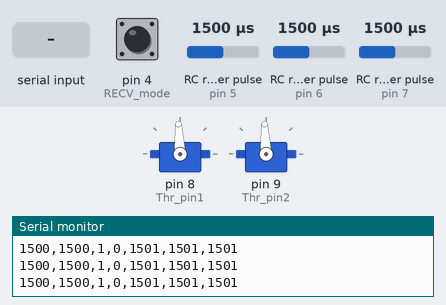
Bench run of a sketch on a simulated Arduino Uno, built with avr-gcc and run on an emulated ATmega328P. Parts: 2 × servo, the last lines printed to the serial monitor. Wiring (inferred from the names in the program): 3 × RC receiver channel: data pin 5 / data pin 6 / data pin 7. The test bench sets the inputs (shaded band); at power-on: RC receiver pulse (sensors on pin 5, pin 7, pin 6) 1500 µs, pin 4 (RECV_mode) LOW.

Above: at 2.2 s.
2.3 s: RC receiver pulse (sensor on pin 5) set to 1020 µs
At 3.5 s:
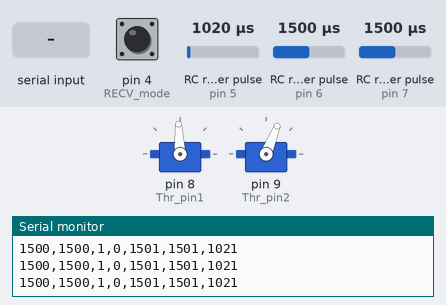
3.9 s: RC receiver pulse (sensor on pin 7) set to 1020 µs
At 4.7 s:
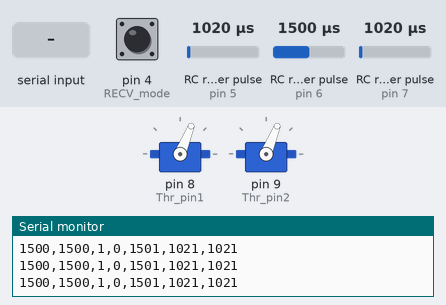
5.5 s: "5\n" received over Serial
At 5.72 s:
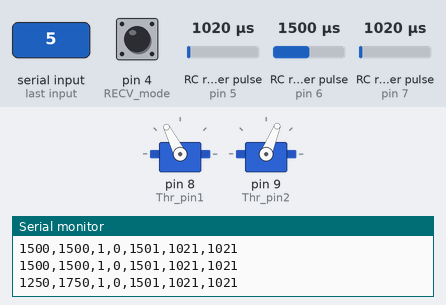
7.3 s: RC receiver pulse (sensor on pin 5) set to 1500 µs
At 8.2 s:
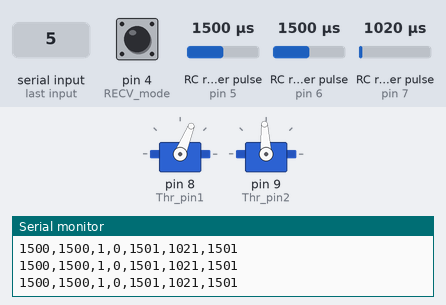
8.9 s: RC receiver pulse (sensor on pin 7) set to 1750 µs
At 10.3 s:
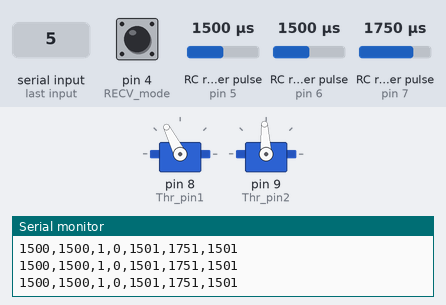
10.6 s: RC receiver pulse (sensor on pin 5) set to 1750 µs
At 11.8 s:
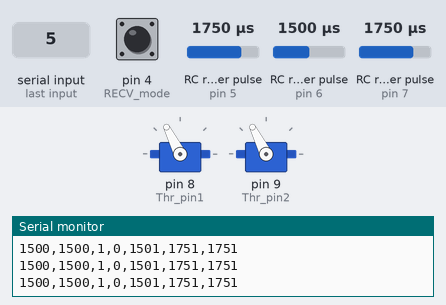
Timing chart, 0 to 13.2 s (numbered marks = the images above; inputs shaded):
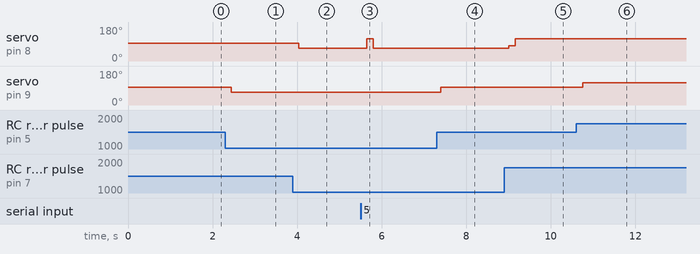

The sketch:

mk3_hole_hull.ino
```cpp
//// 2024.11.06 --> 2025.3.13
/// Author: SIWON, SEONHYUK, SEONHYUN
/// This code is the control code for MARK3 ships(MARK3 original ver to MARK3).
/// Vessel configuration: 2 thrusters, physical emergency power supply, NX8 receiver, os1
///

#include <Servo.h>

#define RECV_mode 4  // channel 5. Auto & RC mode
#define RUDDER 6 // channel 2. rudder
#define ThrottleP 7 // channel 3. thruster(PORT)
#define ThrottleS 5 // channel 4. thruster(STBD)

byte Thr_pin1 = 8; //port
byte Thr_pin2 = 9; //stbd

String DataToESC;    //ESC에 전달할 PWM
String DataTOSend;   //아두이노가 보낼 신호
String RecieveData;  //아두이노가 받은 PWM
String DataFromRC;   // RC수신기에서 보낸 PWM

int Status = 1;  // ROS2 파싱 X

int thr_min = 1250;
int thr_max = 1750;
Servo thrP;
Servo thrS;

void setup() {
  pinMode(RECV_mode, INPUT);
  pinMode(RUDDER, INPUT);
  pinMode(ThrottleP, INPUT);
  pinMode(ThrottleS, INPUT);

  thrP.attach(Thr_pin1);
  thrS.attach(Thr_pin2);
  thrP.writeMicroseconds(1500);
  thrS.writeMicroseconds(1500);
  delay(1000);
  Serial.begin(115200);
}

void loop() {
  float sum1 = 0;
  float sum2 = 0;
  float sum3 = 0;
  float sum4 = 0;

  int cnt = 0;
  int count = 2;  // 이동평균필터의 분모
  int avg1, avg2, avg3, avg4;
  while (cnt < count) {
    sum1 += pulseIn(RECV_mode, HIGH, 50000);
    sum2 += pulseIn(RUDDER, HIGH, 50000);
    sum3 += pulseIn(ThrottleP, HIGH, 50000);
    sum4 += pulseIn(ThrottleS, HIGH, 50000);

    cnt++;
  }
  avg1 = sum1 / count;
  avg2 = sum2 / count;
  avg3 = sum3 / count;
  avg4 = sum4 / count;
  int a;
  DataFromRC = String(avg1) + "," + String(avg2) + "," + String(avg3) + "," + String(avg4);
  if (avg1 > 1600) {  // 비상정지 모드


    a = 1;            // RC mode


  } else {

    a = 2;            // Auto mode
  }
  //시리얼 통신으로 데이터 수신
//  Serial.println(DataFromRC);
  if (Serial.available() > 0) {
    String RecieveData = Serial.readStringUntil('\n');  // 줄 바꿈 문자('\n')까지 읽음
    // 문자열을 파싱하여 숫자로 변환
    int value1, value2;
    sscanf(RecieveData.c_str(), "%d,%d", &value1, &value2);
    value1 = constrain(value1, thr_min, thr_max);
    value2 = constrain(value2, thr_min, thr_max);

    thrP.writeMicroseconds(value2) ;
    thrS.writeMicroseconds(value1);

    //DataToESC = String(value1) + "," + String(value2) + "," + String(value3);
    DataToESC = String(value1) + "," + String(value2);
    Status = 1;  //ROS2 파싱중
  }
  else {
    // 수신된 데이터가 없을 때 기본 PWM 값을 사용
    avg3 = constrain(avg3, thr_min, thr_max);
    avg4 = constrain(avg4, thr_min, thr_max);

    thrP.writeMicroseconds(avg3);
    thrS.writeMicroseconds(avg4);

    DataToESC = String(1500) + "," + String(1500);
    Status = 1;  //ROS2 파싱 X

  }

  //시리얼 통신으로 데이터 송신
  if (Serial.availableForWrite()) {
    DataTOSend = DataToESC + "," + String(Status) + "," + DataFromRC;
    Serial.println(DataTOSend);
  }
}
```

Measured:
- after the input at 2.3 s, servo on pin 9 (Thr_pin2): 93° → 68° after 0.14 s
- after the input at 3.9 s, servo on pin 8 (Thr_pin1): 93° → 68° after 0.14 s
- after the input at 5.5 s, servo on pin 8 (Thr_pin1): 68° → 117° after 0.14 s, → 68° 0.16 s later
- after the input at 7.3 s, servo on pin 9 (Thr_pin2): 68° → 93° after 0.10 s
- after the input at 8.9 s, servo on pin 8 (Thr_pin1): 68° → 82° after 0.10 s, → 117° 0.16 s later
- after the input at 10.6 s, servo on pin 9 (Thr_pin2): 93° → 117° after 0.16 s
